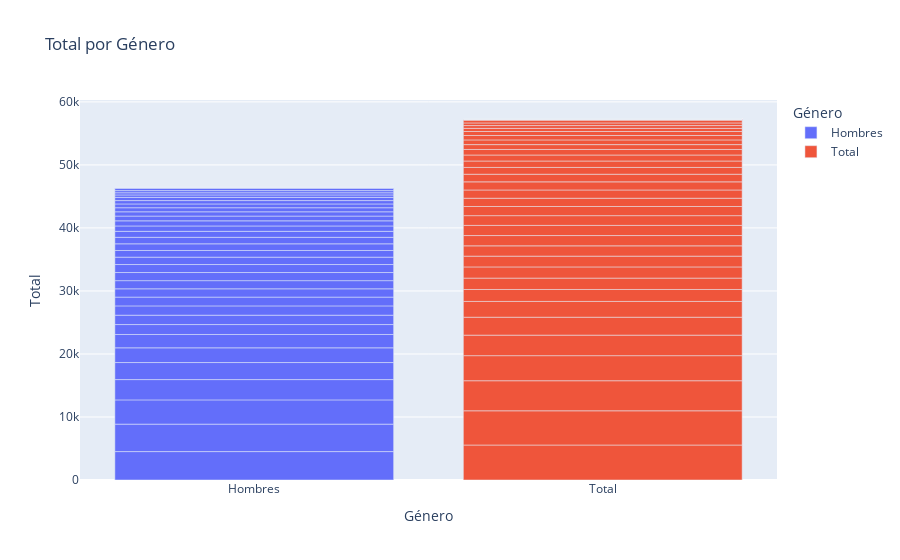

Here is the notebook cell this chart was saved with:
### Code cell
df_plot = pd.concat([
    df_sexo[['Sexo_x', 'Total_x']].rename(columns={'Sexo_x': 'Sexo', 'Total_x': 'Total'}),
    df_sexo[['Sexo_y', 'Total_y']].rename(columns={'Sexo_y': 'Sexo', 'Total_y': 'Total'})
])

fig = px.bar(df_plot, x='Sexo', y='Total', color='Sexo', 
             labels={'Sexo': 'Género', 'Total': 'Total'},
             title='Total por Género')
fig.show()

### Figure 1 — Plotly figure (JSON) as saved in the notebook; plotly's stock layout.template omitted (floating-point values rounded to 4 significant figures)
{"data": [{"alignmentgroup": "True", "hovertemplate": "Género=%{x}<br>Total=%{y}<extra></extra>", "legendgroup": "Hombres", "marker": {"color": "#636efa", "pattern": {"shape": ""}}, "name": "Hombres", "offsetgroup": "Hombres", "orientation": "v", "showlegend": true, "textposition": "auto", "type": "bar", "x": ["Hombres", "Hombres", "Hombres", "Hombres", "Hombres", "Hombres", "Hombres", "Hombres", "Hombres", "Hombres", "Hombres", "Hombres", "Hombres", "Hombres", "Hombres", "Hombres", "Hombres", "Hombres", "Hombres", "Hombres", "Hombres", "Hombres", "Hombres", "Hombres", "Hombres", "Hombres", "Hombres", "Hombres", "Hombres", "Hombres", "Hombres", "Hombres", "Hombres", "Hombres", "Hombres", "Hombres", "Hombres", "Hombres", "Hombres"], "xaxis": "x", "y": [4509, 4355, 3850, 3219, 2706, 2336, 2115, 1576, 1488, 1476, 1391, 1317, 1296, 1289, 1271, 1168, 1059, 1058, 1035, 947, 853, 813, 756, 675, 647, 603, 531, 513, 385, 342, 342, 334, 135, 44, 0, 0, 0, 0, 0], "yaxis": "y"}, {"alignmentgroup": "True", "hovertemplate": "Género=%{x}<br>Total=%{y}<extra></extra>", "legendgroup": "Total", "marker": {"color": "#EF553B", "pattern": {"shape": ""}}, "name": "Total", "offsetgroup": "Total", "orientation": "v", "showlegend": true, "textposition": "auto", "type": "bar", "x": ["Total", "Total", "Total", "Total", "Total", "Total", "Total", "Total", "Total", "Total", "Total", "Total", "Total", "Total", "Total", "Total", "Total", "Total", "Total", "Total", "Total", "Total", "Total", "Total", "Total", "Total", "Total", "Total", "Total", "Total", "Total", "Total", "Total", "Total", "Total", "Total", "Total", "Total", "Total"], "xaxis": "x", "y": [5551, 5432, 4770, 3980, 3256, 2844, 2503, 1898, 1802, 1779, 1711, 1632, 1632, 1611, 1551, 1450, 1313, 1307, 1288, 1211, 1079, 1020, 953, 880, 768, 749, 700, 633, 498, 442, 423, 409, 164, 47, 0, 0, 0, 0, 0], "yaxis": "y"}], "layout": {"barmode": "relative", "legend": {"title": {"text": "Género"}, "tracegroupgap": 0}, "title": {"text": "Total por Género"}, "xaxis": {"anchor": "y", "categoryarray": ["Hombres", "Total"], "categoryorder": "array", "domain": [0, 1], "title": {"text": "Género"}}, "yaxis": {"anchor": "x", "domain": [0, 1], "title": {"text": "Total"}}}}
